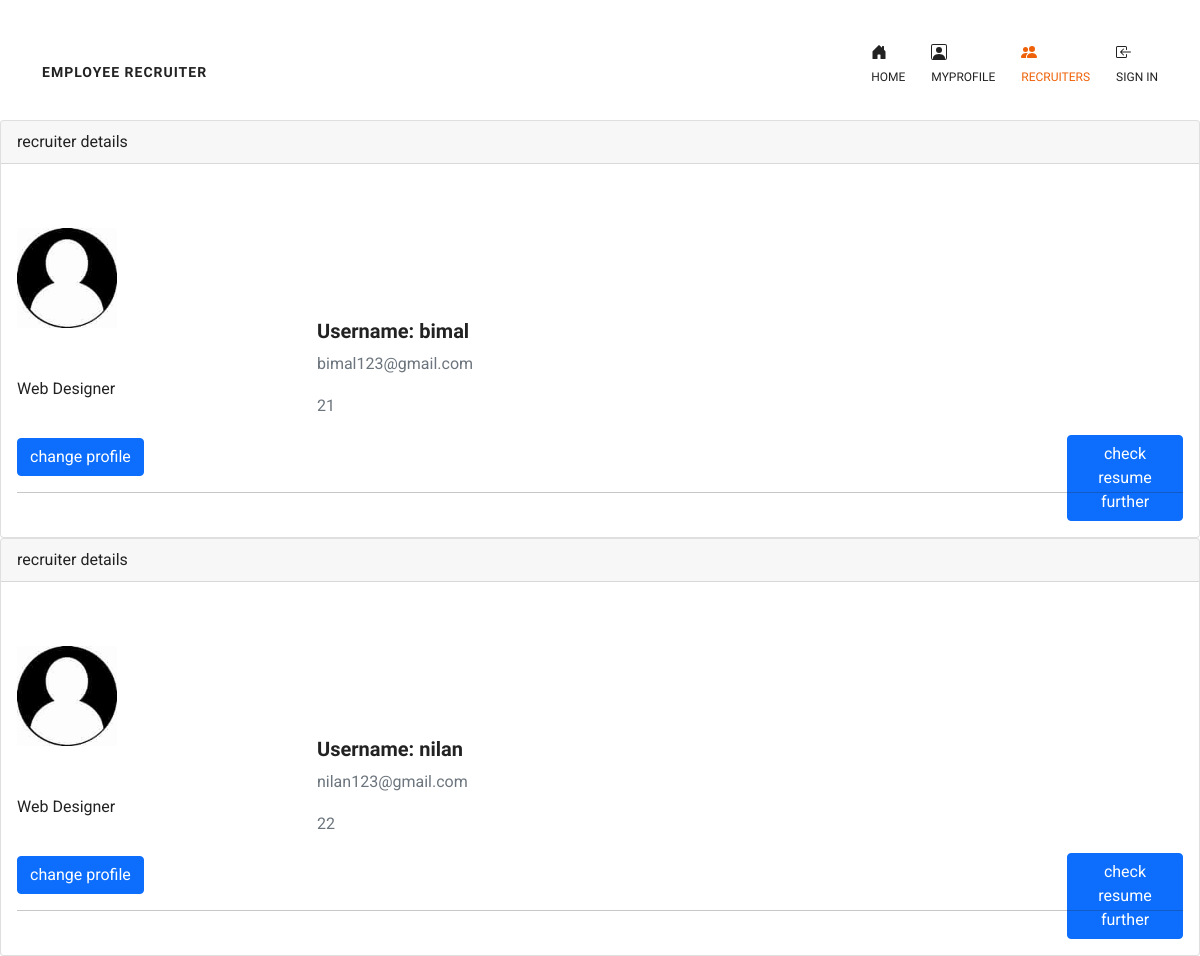
/recruiters, run on the app's committed database.
### app.py (models this page shows, shortened)
class User(UserMixin, db.Model):
    id = db.Column(db.Integer, primary_key=True)
    username = db.Column(db.String(15),unique=True)
    email = db.Column(db.String(50),unique=True)
    password = db.Column(db.String(80))
    image_file = db.Column(db.String(20), nullable=False, default="download.jpg")
    phonenumber = db.Column(db.String(50),unique=True)
    address = db.Column(db.String(50),unique=True)
    usertype = db.Column(db.String(50),unique=True)
    messages_sent = db.relationship(
        'Message',
        foreign_keys='Message.sender_id',
        backref='author',
        lazy='dynamic')
    messages_received = db.relationship(
        'Message',
        foreign_keys='Message.recipient_id',
        backref='recipient',
        lazy='dynamic')
    last_message_read_time = db.Column(db.DateTime)

### app.py (the view)
@app.route('/recruiters',methods=["GET", "POST"])
def rview():
    users = User.query.all()
    return render_template("rec.html",users=users)

### templates/rec.html (shortened to what this page needs)
{% extends "base.html" %}
{% block content %}
<header class="header-content">
  <nav class="navbar navbar-expand-lg navbar-light">
     <div class="container">
      <a class="navbar-brand logo" href="#">Employee recruiter</a>
        <div class="collapse navbar-collapse" id="navbarCollapse">
           <ul class="navbar-nav main">
              <li class="nav-item">
                 <a href="{{ url_for('index') }}" class="nav-link"> <br>Home</a>
              </li>
              <li class="nav-item">
               <a href="{{ url_for('Myprofile') }}" class="nav-link"><br>MyProfile</a>
            </li>
          <li class="nav-item">
           <a href="{{ url_for('rview') }}" class="nav-link active "><br>recruiters</a>
        </li>
       <li class="nav-item">
        <a href="{{ url_for('login') }}" class="nav-link"><br>sign in</a>
     </li>
       </ul>
        </div>
     </div>
  </nav>
</header>
<div class="splitr">
    {% for user in users%}
     {% if user.usertype=="user as recruiter"%}
     <div class="card">
      <div class="card-header">
        recruiter details
      </div>
      <div class="card-body">
        <div class="split right">
        <img src="static\profilepic\{{user.image_file}}  "
            alt="Avatar" class="img-fluid my-5" style="width: 100px; align-items: center;" />
            <p>Web Designer</p>
        <a href="{{url_for('profileupdate')}}" class="btn btn-primary" style="margin-top:20px;">change profile</a>
        <hr>
        </div>
        <div class="splitl">
          <h5>Username: {{user.username}}</h5>
          <p class="text-muted">{{user.email}}</p>
          <p class="text-muted">{{user.id}}</p>
          <a href="{{url_for('cv')}}" class="btn btn-primary" style="margin-left:750px;">check resume further</a>
      </div>
      </div>
    </div>
     {% endif %}
    {% endfor %}
</div>
{% endblock content%}

### static/css/style.css (style rules this page uses)
* { -webkit-box-sizing: border-box; -moz-box-sizing: border-box; -ms-box-sizing: border-box; -o-box-sizing: border-box; box-sizing: border-box; }
html { width: 100%; height: 100%; overflow: scroll; }
.navbar-nav { margin-left: auto; }
body { font-size: 16px; font-weight: normal !important; font-family: "Roboto", sans-serif; line-height: 26px; color: #222; }
img { max-width: 100%; height: auto; }
a { border: none; text-decoration: none; -webkit-transition: all 300ms ease-in-out; -moz-transition: all 300ms ease-in-out; -ms-transition: all 300ms ease-in-out; -o-transition: all 300ms ease-in-out; transition: all 300ms ease-in-out; }
h1, h2, h3, h4, h5, h6 { color: #222; font-weight: bold; font-family: "Raleway", sans-serif; }
ul, li { list-style: none; margin: 0px; padding: 0px; }
header.header-content { position: absolute; width: 100%; padding-top: 30px; padding-bottom: 20px; top: 0; z-index: 999; }
nav .navbar-brand.logo { color: #fff; text-transform: uppercase; letter-spacing: 1px; font-size: 14px; padding-top: 20px; font-weight: 600; font-family: "Raleway", sans-serif; }
nav.navbar .nav-item { padding: 0 13px 0 13px; font-family: "Raleway", sans-serif; color: #fff; }
nav.navbar ul.navbar-nav li.nav-item a.nav-link { font-size: 12px; font-weight: 500; color: #fff; padding: 0; position: relative; text-transform: uppercase; }
nav.navbar ul.navbar-nav li.nav-item a.active { color: #ef6108; }
nav.navbar .nav-item:first-child { padding-left: 0; }
nav.navbar .nav-item:last-child { padding-right: 0; }

### templates/rec.html (style rules this page uses)
nav .navbar-brand.logo { color: #222; }
nav.navbar ul.navbar-nav li.nav-item a.active { color: #ef6108 !important; }
nav.navbar .nav-item { padding: 0 13px 0 13px; font-family: "Raleway", sans-serif; color: #222; }
nav.navbar ul.navbar-nav li.nav-item a.nav-link { font-size: 12px; font-weight: 500; color: #222; padding: 0; position: relative; text-transform: uppercase; }
.splitr { margin-top: 100px; height: 100px; width:100%; padding-top:20px; }
.splitl { margin-top: 100px; margin-left: 300px; margin-top: -190px; }

### data on the page
User: image_file (picture), username "bimal", email "bimal123@gmail.com", id "21"
User: image_file (picture), username "nilan", email "nilan123@gmail.com", id "22"
